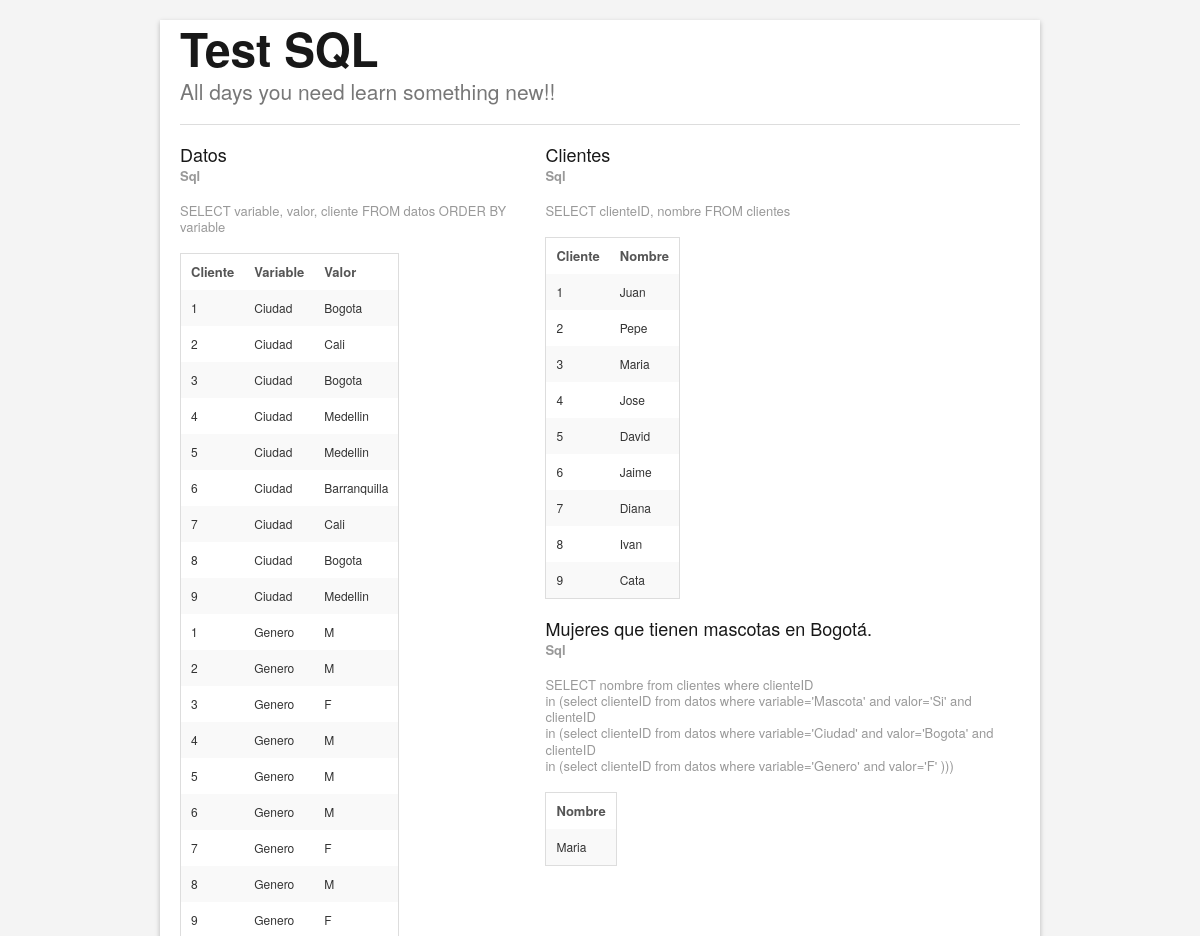
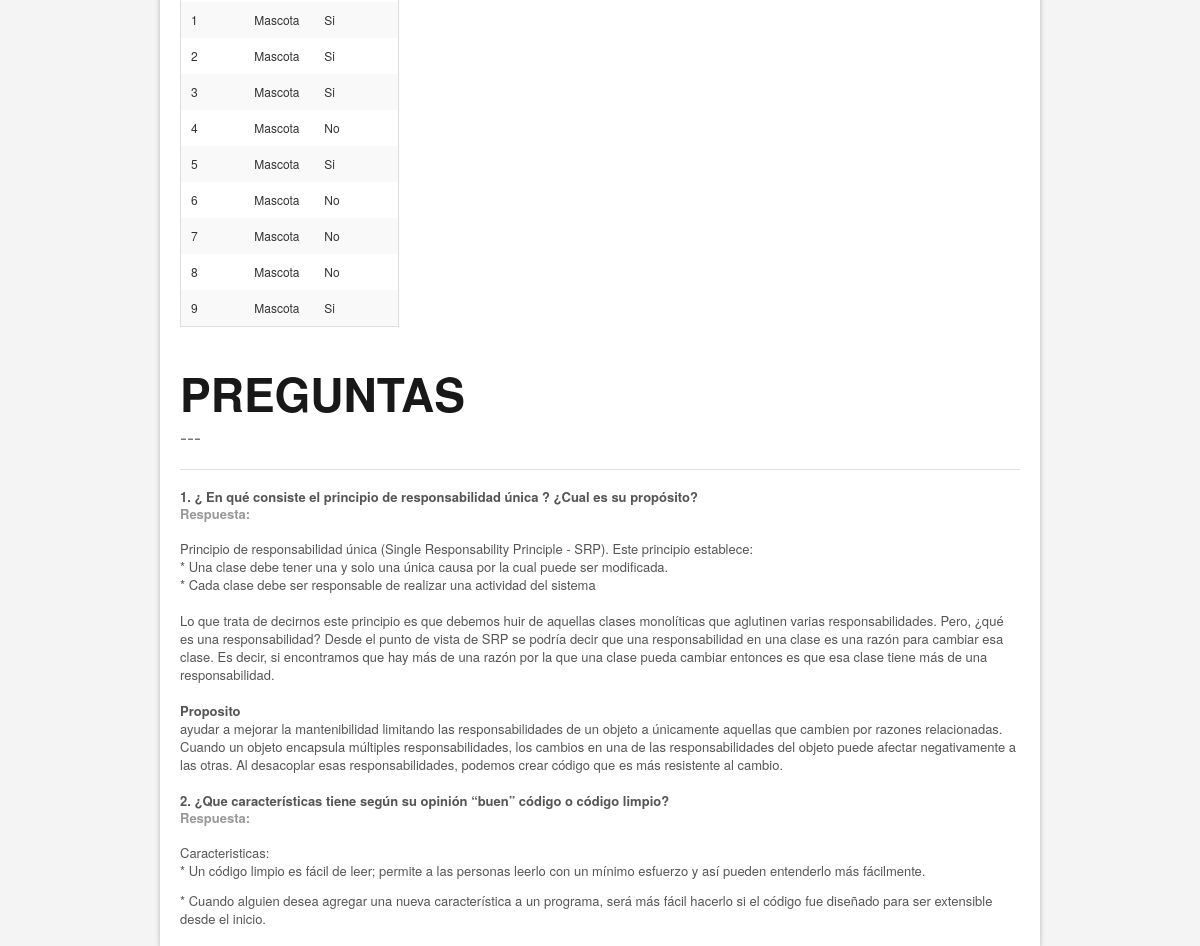
The page / on the database its author committed (2 pictures, top to bottom).
### tables this page shows
CREATE TABLE `datos` (
  `variable` text NOT NULL,
  `valor` text NOT NULL,
  `clienteID` int(40) NOT NULL
);

CREATE TABLE `clientes` (
  `clienteID` int(40) NOT NULL,
  `nombre` text NOT NULL
);

### index.php (the view, shortened to what this page needs)
<!DOCTYPE html>
 <html lang="en">
<head>
  <link rel="stylesheet" href="stylesheets/globals.css">
  <link rel="stylesheet" href="stylesheets/typography.css">
  <link rel="stylesheet" href="stylesheets/grid.css">
  <link rel="stylesheet" href="stylesheets/ui.css">
  <link rel="stylesheet" href="stylesheets/forms.css">
  <link rel="stylesheet" href="stylesheets/orbit.css">
  <link rel="stylesheet" href="stylesheets/reveal.css">
  <link rel="stylesheet" href="stylesheets/mobile.css">
  <link rel="stylesheet" href="stylesheets/app.css">
	<link rel="stylesheet" href="stylesheets/responsive-tables.css">
</head>
<body>
<?php
  $servername = "localhost";
  $username = "root";
  $password = "";
  $dbname = "user";
  $conn = new mysqli($servername, $username, $password, $dbname);
?>
	<div class="container">
    <h1>Test SQL</h1>
    <h4 class="subhead">All days you need learn something new!!</h4>
    <hr />
		<div class="row">
			<div class="five columns">
        <h5>Datos</h5>
        <p>
          <strong>Sql</strong>
        </p>
        <p>
          SELECT variable, valor, cliente FROM datos ORDER BY variable
        </p>
        <table class='responsive'>
          <tr>
            <th>Cliente</th>
            <th>Variable</th>
            <th>Valor</th>
          </tr>
          <?php
            $sqlSelect2 = "SELECT variable, valor, clienteID FROM datos ORDER BY variable";
            $result = $conn->query($sqlSelect2);
            if ($result->num_rows > 0) {
              while($row = $result->fetch_assoc()) {
                echo
                    "
                      <tr>
                        <td>".$row["clienteID"]."</td>
                        <td>".$row["variable"]."</td>
                        <td>".$row["valor"]."</td>
                      </tr>
                    ";
              }
            } else {
              echo "0 results";
            }
          ?>
        </table>
      </div>
      <div class="seven columns">
        <h5>Clientes</h5>
        <p>
          <strong>Sql</strong>
        </p>
        <p>
          SELECT clienteID, nombre FROM clientes
        </p>
        <table class='responsive'>
          <tr>
            <th>Cliente</th>
            <th>Nombre</th>
          </tr>
          <?php
            $sqlSelect1 = "SELECT clienteID, nombre FROM clientes";
            $result = $conn->query($sqlSelect1);
            if ($result->num_rows > 0) {
              while($row = $result->fetch_assoc()) {
                echo
                    "
                      <tr>
                        <td>".$row["clienteID"]."</td>
                        <td>".$row["nombre"]."</td>
                      </tr>
                    ";
              }
            } else {
              echo "0 results";
            }
          ?>
        </table>
        <h5>Mujeres que tienen mascotas en Bogotá. </h5>
        <p>
          <strong>Sql</strong>
        </p>
        <p>
          SELECT nombre from clientes where clienteID </br>
          in (select clienteID from datos where variable='Mascota' and valor='Si' and clienteID </br>
          in (select clienteID from datos where variable='Ciudad' and valor='Bogota' and clienteID </br>
          in (select clienteID from datos where variable='Genero' and valor='F' )))</br>
        </p>
        <table class='responsive'>
          <tr>
            <th>Nombre</th>
          </tr>
          <?php
            $sqlSelect3 = "SELECT nombre from clientes where clienteID in(select clienteID from datos where variable='Mascota' and valor='Si' and clienteID in (select clienteID from datos where variable='Ciudad' and valor='Bogota' and clienteID in (select clienteID from datos where variable='Genero' and valor='F' )))";
            $result = $conn->query($sqlSelect3);
            if ($result->num_rows > 0) {
              while($row = $result->fetch_assoc()) {
                echo
                    "
                      <tr>
                        <td>".$row["nombre"]."</td>
                      </tr>
                    ";
              }
            } else {
              echo "0 results";
            }
          ?>
        </table>
      </div>
		</div>
    <h1>PREGUNTAS</h1>
    <h4 class="subhead">---</h4>
    <hr />
    <div class="row">
      <div class="twelve columns">
        <div>
          <strong>1. ¿ En qué consiste el principio de responsabilidad única ? ¿Cual es su propósito?</strong>
        </div>
        <div><p><strong>Respuesta:</strong></p></div>
        <div>
            Principio de responsabilidad única (Single Responsability Principle - SRP). Este principio establece:
            <div>* Una clase debe tener una y solo una única causa por la cual puede ser modificada.</div>
            <div>* Cada clase debe ser responsable de realizar una actividad del sistema</div><br/>
            <div>
              Lo que trata de decirnos este principio es que debemos huir de aquellas clases monolíticas que aglutinen varias responsabilidades. Pero, ¿qué es una responsabilidad? Desde el punto de vista de SRP se podría decir que una responsabilidad en una clase es una razón para cambiar esa clase. Es decir, si encontramos que hay más de una razón por la que una clase pueda cambiar entonces es que esa clase tiene más de una responsabilidad.
            </div><br/>
            <div>
              <strong>Proposito</strong><br/>
              ayudar a mejorar la mantenibilidad limitando las responsabilidades de un objeto a únicamente aquellas que cambien por razones relacionadas.  Cuando un objeto encapsula múltiples responsabilidades, los cambios en una de las responsabilidades del objeto puede afectar negativamente a las otras. Al desacoplar esas responsabilidades, podemos crear código que es más resistente al cambio.
            </div>
            <br/>
        </div>
        <div>
          <strong>2. ¿Que características tiene según su opinión “buen” código o código limpio?</strong>
          <div><p><strong>Respuesta:</strong></p></div>
        </div>
        <div>
          Caracteristicas:
          <ul>
            <li>* Un código limpio es fácil de leer; permite a las personas leerlo con un mínimo esfuerzo y así pueden entenderlo más fácilmente.</li>
            <li>* Cuando alguien desea agregar una nueva característica a un programa, será más fácil hacerlo si el código fue diseñado para ser extensible desde el inicio.</li>
          </ul>
        </div>
      </div>
    </div>
	</div>
</body>
</html>

### stylesheets/globals.css (style rules this page uses)
html, body, div, span, applet, object, iframe, h1, h2, h3, h4, h5, h6, p, blockquote, pre, a, abbr, acronym, address, big, cite, code, del, dfn, em, img, ins, kbd, q, s, samp, small, strike, strong, sub, sup, tt, var, b, u, i, center, dl, dt, dd, ol, ul, li, fieldset, form, label, legend, table, caption, tbody, tfoot, thead, tr, th, td, article, aside, canvas, details, embed, figure, figcaption, footer, header, hgroup, menu, nav, output, ruby, section, summary, time, mark, audio, video { margin: 0; padding: 0; border: 0; font: inherit; vertical-align: baseline; }
html { font-size: 62.5%; }
body { line-height: 1; }
ol, ul { list-style: none; }
table { border-collapse: collapse; border-spacing: 0; }
body { background: #fff; font-family: "Helvetica Neue", "HelveticaNeue", Helvetica, Arial, "Lucida Grande", sans-serif; font-size: 13px; line-height: 18px; color: #555; position: relative; -webkit-font-smoothing: antialiased; }
ul, ol { margin-bottom: 18px; }
ul { list-style: none outside; }
li { margin-bottom: 12px; }
table { background: #fff; -moz-border-radius: 3px; -webkit-border-radius: 3px; border-radius: 3px; margin: 0 0 18px; border: 1px solid #ddd; }
table thead tr th, table tfoot tr th, table tbody tr td, table tr td, table tfoot tr td { font-size: 12px; line-height: 18px; text-align: left; }
table tbody tr:nth-child(even) { background: #f9f9f9; }
table tbody tr td { color: #333; padding: 9px 10px; vertical-align: top; border: none; }

### stylesheets/typography.css (style rules this page uses)
h1, h2, h3, h4, h5, h6 { color: #181818; font-weight: bold; line-height: 1.25 }
h1 { font-size: 46px; font-size: 4.6rem; margin-bottom: 12px; }
h4 { font-size: 21px; font-size: 2.1rem; margin-bottom: 3px; }
h5 { font-size: 18px; font-size: 1.8rem; font-weight: normal; margin-bottom: 3px; }
p { font-size: 13px; font-size: 1.3rem; line-height: 1.25; margin: 0 0 18px; }
strong, b { font-weight: bold; line-height: inherit; }
hr { border: solid #ddd; border-width: 1px 0 0; clear: both; margin: 12px 0 18px; height: 0; }

### stylesheets/grid.css (style rules this page uses)
.container { padding: 0 20px; }
.row { width: 100%; max-width: 980px; min-width: 727px; margin: 0 auto; }
.column, .columns { margin-left: 4.4%; float: left; min-height: 1px; position: relative; }
.column:first-child, .columns:first-child { margin-left: 0; }
.row .five.columns { width: 39.1%; }
.row .seven.columns { width: 56.5%; }
.row .twelve.columns { width: 100%; }
.row:before, .row:after, .clearfix:before, .clearfix:after { content:""; display:table; }
.row:after, .clearfix:after { clear: both; }
.row, .clearfix { zoom: 1; }

### stylesheets/app.css (style rules this page uses)
body { background: #f4f4f4; }
.container { max-width: 740px; box-shadow: 0px 2px 5px rgba(0,0,0,0.25); background: #fff; margin: 0 auto; }
p { color: #999; }
h1 { margin: 20px 0 0; }
h4.subhead { font-weight: lighter; color: #777; margin-bottom: 20px; }
.container { max-width: 840px; }

### stylesheets/responsive-tables.css (style rules this page uses)
table th { font-weight: bold; }
table td, table th { padding: 9px 10px; text-align: left; }

### rows shown on the page
datos: clienteID "1", variable "Ciudad", valor "Bogota"
datos: clienteID "2", variable "Ciudad", valor "Cali"
datos: clienteID "3", variable "Ciudad", valor "Bogota"
datos: clienteID "4", variable "Ciudad", valor "Medellin"
datos: clienteID "5", variable "Ciudad", valor "Medellin"
datos: clienteID "6", variable "Ciudad", valor "Barranquilla"
datos: clienteID "7", variable "Ciudad", valor "Cali"
datos: clienteID "8", variable "Ciudad", valor "Bogota"
datos: clienteID "9", variable "Ciudad", valor "Medellin"
datos: clienteID "1", variable "Genero", valor "M"
datos: clienteID "2", variable "Genero", valor "M"
datos: clienteID "3", variable "Genero", valor "F"
datos: clienteID "4", variable "Genero", valor "M"
datos: clienteID "5", variable "Genero", valor "M"
datos: clienteID "6", variable "Genero", valor "M"
datos: clienteID "7", variable "Genero", valor "F"
datos: clienteID "8", variable "Genero", valor "M"
datos: clienteID "9", variable "Genero", valor "F"
datos: clienteID "1", variable "Mascota", valor "Si"
datos: clienteID "2", variable "Mascota", valor "Si"
datos: clienteID "3", variable "Mascota", valor "Si"
datos: clienteID "4", variable "Mascota", valor "No"
datos: clienteID "5", variable "Mascota", valor "Si"
datos: clienteID "6", variable "Mascota", valor "No"
datos: clienteID "7", variable "Mascota", valor "No"
datos: clienteID "8", variable "Mascota", valor "No"
datos: clienteID "9", variable "Mascota", valor "Si"
clientes: clienteID "1", nombre "Juan"
clientes: clienteID "2", nombre "Pepe"
clientes: clienteID "3", nombre "Maria"
clientes: clienteID "4", nombre "Jose"
clientes: clienteID "5", nombre "David"
clientes: clienteID "6", nombre "Jaime"
clientes: clienteID "7", nombre "Diana"
clientes: clienteID "8", nombre "Ivan"
clientes: clienteID "9", nombre "Cata"
